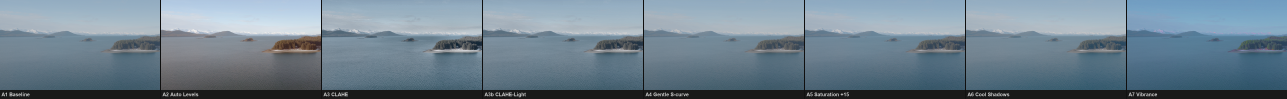
#> input picture phase2_contact_sheets/poc/frame_500/combined_all_variants.png, 5148 x 396 px (shown at 1/4 size)
$ python -i grade_engine.py   (imports and definitions only)
#> lines starting #> are read from the running program, lines starting #| are printed output that depends on the picture
#> further down, picture is the input picture: shape (396, 5148, 3); mean B, G, R 143.2, 129.5, 110.9
"""
grade_engine.py — Grade variant application.

V0: Raw — D-Log M unmodified
V1: DJI Official LUT — DJI_Mavic_4_Pro_D-Log_M_to_Rec.709_V1.cube
V2: Zeb Gardner LUT — DLOGM_REC709_65_CUBE_ZRG_V1.cube
V3: No-LUT S-curve — Contrast +20, Sat +15, S-curve on L channel in LAB space
"""

import numpy as np
import cv2


# ---------------------------------------------------------------------------
# LUT loading
# ---------------------------------------------------------------------------

# [93 lines left out: functions load_cube_lut, _apply_lut3d, not called in this run]


# ---------------------------------------------------------------------------
# S-curve helper
# ---------------------------------------------------------------------------

def _build_scurve_lut() -> np.ndarray:
    """Build a 256-entry S-curve lookup table for the L channel."""
    x = np.arange(256, dtype=np.float32) / 255.0
    # Sigmoid-style S-curve: pulls shadows down slightly, highlights up slightly
    # Parameterised to approximate "Contrast +20" effect
    y = 0.5 + (x - 0.5) * 1.15  # slight stretch
    # Apply soft S shape
    y = y + 0.08 * np.sin(2 * np.pi * y) * (1 - y) * y
    y = np.clip(y, 0.0, 1.0)
    return (y * 255.0).astype(np.uint8)


_SCURVE_LUT = _build_scurve_lut()


# ---------------------------------------------------------------------------
# Grade variants
# ---------------------------------------------------------------------------

def apply_v0_raw(bgr_frame: np.ndarray) -> np.ndarray:
    """V0: Return frame unmodified."""
    return bgr_frame.copy()


# [16 lines left out: functions apply_v1_lut, apply_v2_zrg_lut, not called in this run]


def apply_v3_scurve(bgr_frame: np.ndarray) -> np.ndarray:
    """
    V3: No-LUT S-curve grade.
    Contrast +20, Sat +15, S-curve on L channel in LAB space.
    """
    lab = cv2.cvtColor(bgr_frame, cv2.COLOR_BGR2Lab)
#> lab: shape (396, 5148, 3); mean of channels 0, 1, 2 133.9, 124.7, 118.6
    l_ch, a_ch, b_ch = cv2.split(lab)
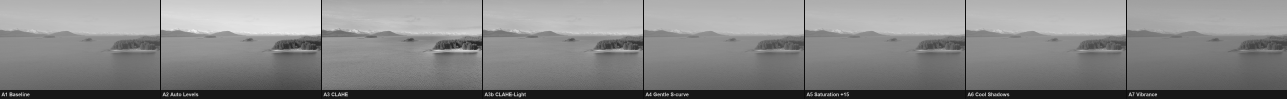
#> l_ch: shape (396, 5148) (shown at 1/4 size); min 11, max 250, mean 133.9
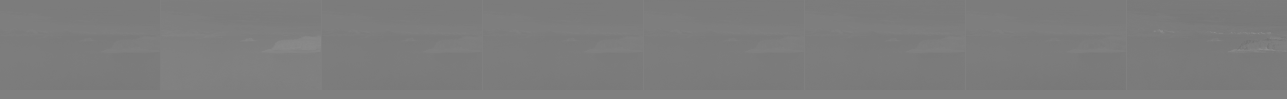
#> a_ch: shape (396, 5148) (shown at 1/4 size); min 112, max 152, mean 124.7

    l_ch = cv2.LUT(l_ch, _SCURVE_LUT)

    sat_scale = 1.15  # +15% saturation
    a_ch = np.clip(128 + (a_ch.astype(np.float32) - 128) * sat_scale, 0, 255).astype(np.uint8)
    b_ch = np.clip(128 + (b_ch.astype(np.float32) - 128) * sat_scale, 0, 255).astype(np.uint8)

    lab_graded = cv2.merge([l_ch, a_ch, b_ch])
#> lab_graded: shape (396, 5148, 3); mean of channels 0, 1, 2 133.7, 123.8, 116.8
    return cv2.cvtColor(lab_graded, cv2.COLOR_Lab2BGR)


# ---------------------------------------------------------------------------
# Public interface
# ---------------------------------------------------------------------------

# [13 lines left out: function apply_all_variants, not called in this run]

>>> import cv2
>>> picture = cv2.imread('phase2_contact_sheets/poc/frame_500/combined_all_variants.png')
>>> result = apply_v3_scurve(picture)
